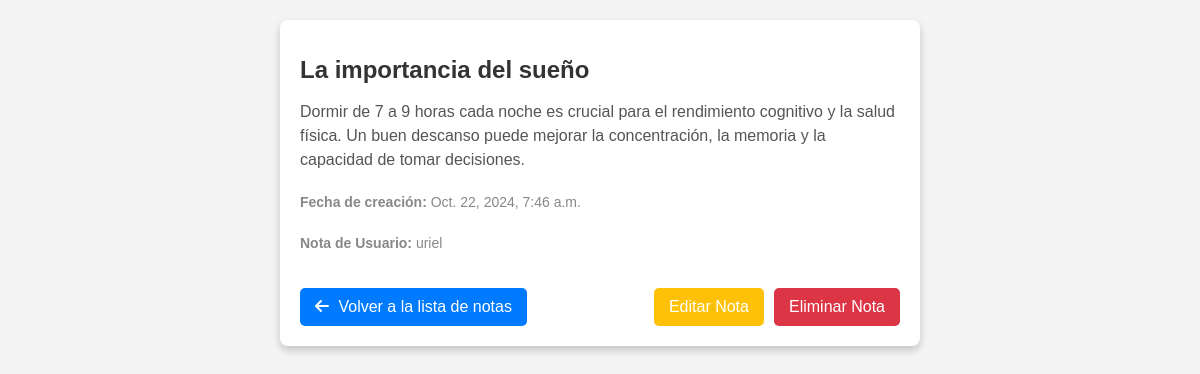
/notes/38/, run on the app's committed database.
### notes_UrielRonaldoMendozaNuñez/models.py (models this page shows, shortened)
class Note(models.Model):
    user = models.ForeignKey(User, on_delete=models.CASCADE, related_name='notes')
    title_note = models.CharField(max_length=50)
    content_note = models.CharField(max_length=500)
    creation_date_note = models.DateTimeField("Fecha de creación de la nota", auto_now_add=True)

### notes_UrielRonaldoMendozaNuñez/views.py (the view)
# urls.py: path('<int:note_id>/', views.detail, name='detail'),
def detail (request, note_id):
    note = get_object_or_404(Note, pk=note_id)
    return render(request, "notes_UrielRonaldoMendozaNuñez/detail_MendozaNuñez.html", {"note":note})

### notes_UrielRonaldoMendozaNuñez/templates/notes_UrielRonaldoMendozaNuñez/detail_MendozaNuñez.html (shortened to what this page needs)
    <link rel="stylesheet" href="https://cdnjs.cloudflare.com/ajax/libs/font-awesome/6.0.0-beta3/css/all.min.css">
</head>
<body>
    <div class="container">
        <h1>{{ note.title_note }}</h1>
        <p>{{ note.content_note }}</p>
        <p class="creation-date"><strong>Fecha de creación:</strong> {{ note.creation_date_note }}</p>
        <p class="user-note"><strong>Nota de Usuario:</strong> {{ note.user.username }}</p>
        <a class="back-link" href="{% url 'notes:list' %}">
            <i class="fas fa-arrow-left icon"></i> Volver a la lista de notas
        </a>
        <div class="button-container">
            <a class="edit-button" href="{% url 'notes:edit' note.id %}">Editar Nota</a>
            <a class="delete-button" href="{% url 'notes:delete' note.id %}">Eliminar Nota</a>
        </div>
    </div>
</body>
</html>

### notes_UrielRonaldoMendozaNuñez/templates/notes_UrielRonaldoMendozaNuñez/detail_MendozaNuñez.html (style rules this page uses)
body { font-family: Arial, sans-serif; background-color: #f4f4f4; margin: 0; padding: 20px; }
.container { max-width: 600px; margin: auto; background: white; border-radius: 8px; box-shadow: 0 4px 8px rgba(0, 0, 0, 0.2); padding: 20px; position: relative; }
h1 { font-size: 24px; color: #333; margin-bottom: 10px; }
p { font-size: 16px; color: #555; line-height: 1.5; }
.creation-date, .user-note { font-size: 14px; color: #888; margin-top: 20px; }
.back-link { display: inline-block; margin-top: 20px; padding: 10px 15px; background-color: #007bff; color: white; text-decoration: none; border-radius: 5px; transition: background-color 0.3s; }
.button-container { position: absolute; bottom: 20px; right: 20px; display: flex; gap: 10px; }
.edit-button, .delete-button { padding: 10px 15px; color: white; border: none; border-radius: 5px; text-decoration: none; transition: background-color 0.3s; }
.edit-button { background-color: #ffc107; }
.delete-button { background-color: #dc3545; }
.icon { margin-right: 5px; }

### data on the page
Note: title_note "La importancia del sueño", content_note "Dormir de 7 a 9 horas cada noche es crucial para el rendimiento cognitivo y la salud física. Un buen descanso puede mejorar la concentración, la memoria y la capacidad de tomar decisiones.", creation_date_note "Oct. 22, 2024, 7:46 a.m.", user.username "uriel"
